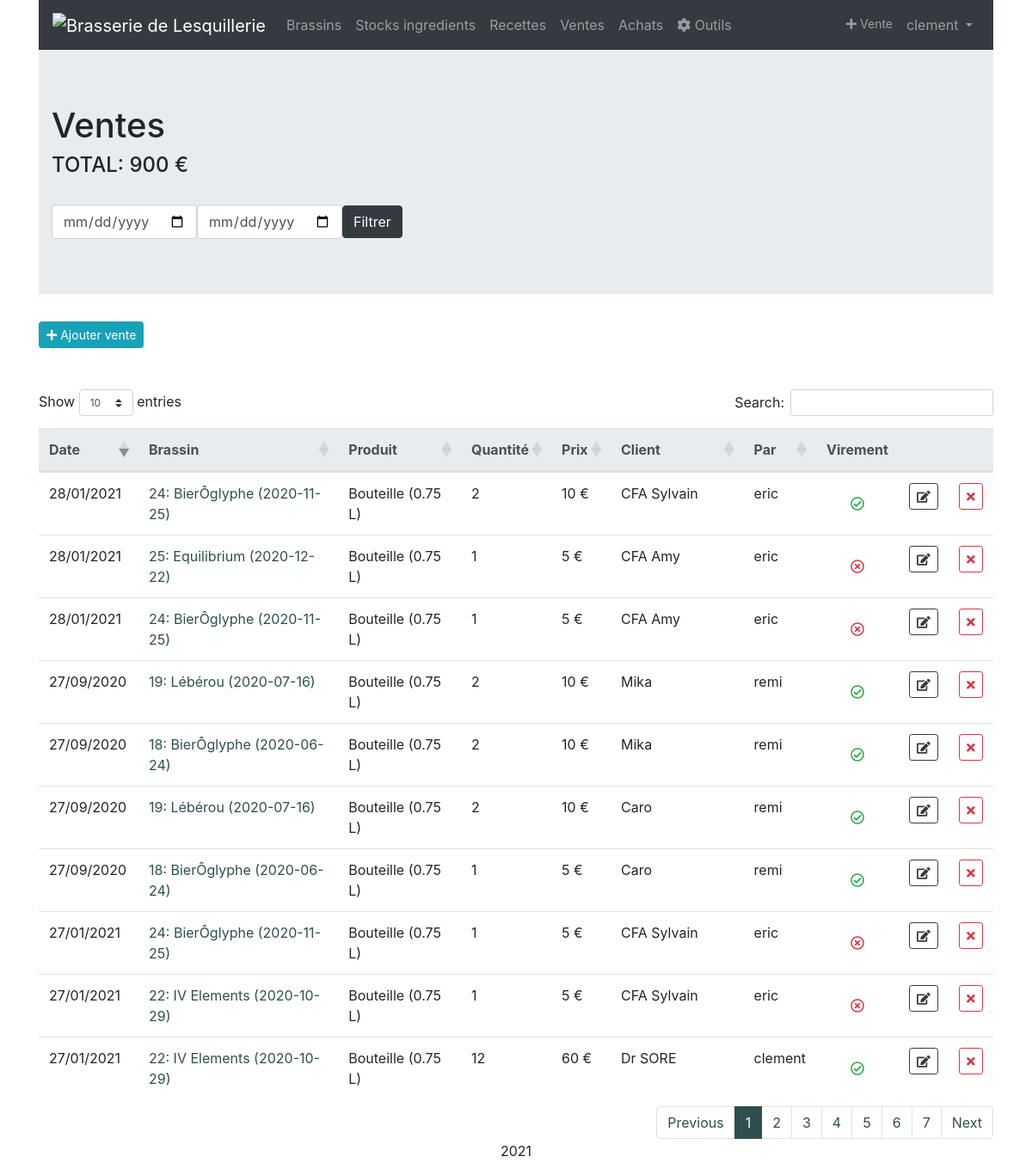
Screenshot of /brasserie/ventes/ (signed in) with the database file from the repository.
### brassin/models.py (models this page shows, shortened)
class Vente(models.Model):
	date_vente = models.DateField(default=datetime.now,null=True)
	brassin_produit = models.ForeignKey(BrassinProduit, on_delete=models.CASCADE)
	quantite = models.PositiveIntegerField()
	client = models.CharField(null=True, blank= True,max_length=30)
	vendeur = models.CharField(null=True, blank= True,max_length=30)
	prix = models.DecimalField(max_digits=6,decimal_places=2)
	virement = models.BooleanField(default=False)
	notes = models.TextField(blank=True,null=True)
	class Meta:
		verbose_name = "Vente"
		ordering = ['date_vente']

class BrassinProduit(models.Model):
	brassin = models.ForeignKey(Brassin, on_delete=models.CASCADE)
	produit = models.ForeignKey(Produit, on_delete=models.PROTECT)
	quantite = models.PositiveIntegerField()
	class Meta:
	    verbose_name = "Produits disponibles"
	    ordering = ['-brassin__date_brassin']

class Brassin(models.Model):
	date_brassin = models.DateField(null=True)
	numero = models.CharField(blank=True,null=True,max_length=30)
	date_mise_bouteille = models.DateField(blank=True,null=True)
	densite_avant_ebullition = models.DecimalField(blank=True,null=True, max_digits=4, decimal_places=3)
	densite_initiale = models.DecimalField(blank=True,null=True, max_digits=4, decimal_places=3)
	densite_finale = models.DecimalField(blank=True,null=True, max_digits=4, decimal_places=3)
	volume_empatage = models.DecimalField(blank=True,null=True, max_digits=5, decimal_places=1)
	volume_rincage_dreches = models.DecimalField(blank=True,null=True, max_digits=5, decimal_places=1)
	volume_mout = models.DecimalField(blank=True,null=True, max_digits=5, decimal_places=1)
	volume_cuve_fermentation = models.DecimalField(blank=True,null=True, max_digits=5, decimal_places=1)
	volume_starter = models.DecimalField(blank=True,null=True, max_digits=5, decimal_places=1,default=0)
	temps_empatage = models.TimeField(blank=True,null=True,default="01:15:00")
	temps_ebullition = models.TimeField(blank=True,null=True,default="01:30:00")
	temps_fermentation = models.TimeField(blank=True,null=True)
	notes = models.TextField(blank=True,null=True)
	resucrage = models.DecimalField(blank=True,null=True, max_digits=2, decimal_places=1)
	ingredient = models.ManyToManyField(Ingredient, through='BrassinIngredient',null=True,blank=True)
	recette = models.ForeignKey(Recette, on_delete=models.SET_NULL, null=True,blank=True)
	fermenteur = models.ForeignKey(Fermenteur, on_delete=models.SET_NULL, null=True,blank=True)
	archive = models.BooleanField(default=False)
	class Meta:
		verbose_name = "Brassin"
		ordering = ['-date_brassin']
	def __str__(self):
	    if not self.recette:
	        return str(self.numero) + ": Sans recette (" + str(self.date_brassin) + ")"
	    return str(self.numero) + ": " + str(self.recette.nom) + " (" + str(self.date_brassin) + ")"

class Recette(models.Model):
	nom = models.CharField(max_length=30)
	type_biere = models.CharField(blank=True,null=True,max_length=30)
	densite_desire = models.DecimalField(blank=True,null=True, max_digits=4, decimal_places=3)
	taux_empatage =  models.DecimalField(max_digits=4, decimal_places=3,default=0.3)
	resucrage = models.DecimalField(blank=True,null=True, max_digits=3, decimal_places=1,default=7)
	notes = models.TextField(blank=True,null=True)
	etiquette = models.ImageField(upload_to = 'recettes',blank=True,null=True)
	class Meta:
		verbose_name = "Recette"
		ordering = ['id']

class Produit(models.Model):
    PRODUIT_TYPE = [('Bouteille','Bouteille'),('Canette','Canette'),('Fut','Fut'),('Autre','Autre')]
    type_produit = models.CharField(null=True,max_length=30,choices=PRODUIT_TYPE,default='Bouteille')
    contenance = models.DecimalField(max_digits=6, decimal_places=2)
    prix = models.DecimalField(null=True, blank= True,max_digits=6,decimal_places=2)
    def __str__(self):
        return str(self.type_produit) + " (" + str(self.contenance) + " L)"

### brassin/views.py (the view)
# urls.py: path('ventes/', views.VentesList, name="ventes_list"),
@login_required
def VentesList(request, date_s=datetime.now().replace(year = datetime.now().year - 1),date_e=datetime.now()):
    if request.method == 'POST':
        date_s = request.POST['date_s']
        date_e = request.POST['date_e']
    else:
        date_s=datetime.now().replace(year = datetime.now().year - 1)
        date_e=datetime.now()
    v = Vente.objects.filter(date_vente__range = [date_s,date_e])
    vm = Vente.objects.filter(date_vente__range = [date_s,date_e]).annotate(month=TruncMonth('date_vente')).values('month').annotate(tot_by_month=Sum('prix')).order_by()
    t = Vente.objects.all().filter(date_vente__range = [date_s,date_e]).aggregate(sum_all=Sum('prix')).get('sum_all')
    return render(request, "brassin/ventes_list.html", {'ventes': v, 'ventes_by_month':vm, 'total_recettes':t,'date_s':date_s})

### brassin/templates/brassin/ventes_list.html (shortened to what this page needs)
{% extends 'base.html' %}
{% load static %}
{% block css %}
<link rel="stylesheet" href="{% static 'brassin/css/style.css' %}" />
{% endblock %}
{% block content %}
<div class="jumbotron jumbotron-fluid">
  <div class="container">
    <h1 class="page-header">Ventes</h1>
    <h4>TOTAL: {{ total_recettes|floatformat }} €</h4>
    <form action="{% url 'ventes_list' %}" method="post" class="form-inline">
      <input type="date" id="date_s" name="date_s" class="form-control">
      <input type="date" id="date_e" name="date_e" class="form-control">
      <button type="submit" class="btn btn-dark">Filtrer</button>
    </form>
  </div>
</div>
<a class="btn btn-info btn-sm" href="{% url 'vente_create' %}"><i class="fas fa-plus"></i>  Ajouter vente</a>
<br/><br/>
<br/>
<table class="table" id="Vente-table">
  <thead class="thead-light">
    <tr>
      <th>Date</th>
      <th>Brassin</th>
      <th>Produit</th>
      <th>Quantité</th>
      <th>Prix</th>
      <th>Client</th>
      <th>Par</th>
      <th>Virement</th>
      <th></th>
      <th></th>
    </tr>
  </thead>
  <tbody>
    {% for vente in ventes %}
    <tr>
      <td>{{ vente.date_vente }}</td>
      <td><a href="{% url 'brassin_consult' vente.brassin_produit.brassin.id %}">{{ vente.brassin_produit.brassin }}</a></td>
      <td>{{ vente.brassin_produit.produit}}</td>
      <td>{{ vente.quantite|floatformat}}</td>
      <td>{{ vente.prix|floatformat }} €</td>
      <td>{{ vente.client }}</td>
      <td>{{ vente.vendeur }}</td>
      <td style="text-align: center;vertical-align: middle;">{% if vente.virement %}<i class="far fa-check-circle" style="color:#28a745"></i>{% else %}<i class="far fa-times-circle" style="color:#dc3545"></i>{% endif %}</td>
      <td><a id="edit_button" class="btn btn-outline-dark btn-sm" href="{% url 'vente_update' vente.id %}"><i class="fas fa-edit"></i></a></td>
      <td><a class="btn btn-outline-danger btn-sm" href="{% url 'vente_delete' vente.id %}"><i class="fas fa-times"></i></a></td>
    </tr>
    {% empty %}
      <tr>
        <td colspan="9" class="text-center bg-warning">Pas encore de vente.</td>
      </tr>
    {% endfor %}
  </tbody>
</table>
{% endblock %}

### templates/base.html (shortened to what this page needs)
{% load static %}
<!DOCTYPE html>
<html lang="fr">
  <head>
    <link rel="stylesheet" href="https://use.fontawesome.com/releases/v5.7.0/css/all.css">
    <link rel="stylesheet" href="https://maxcdn.bootstrapcdn.com/bootstrap/4.0.0/css/bootstrap.min.css">
    <link rel="stylesheet" type="text/css" href="https://cdn.datatables.net/1.10.24/css/dataTables.bootstrap4.min.css"/>
    {% block css %}
    {% endblock %}
  </head>
  <body>
    <div class="container">
      <nav class="navbar navbar-expand-sm bg-dark navbar-dark sticky-top bg-faded">
        <a class="navbar-brand" href="{% url 'home' %}"><img src="" alt="{{ user.profile.brasserie }}" href="{% url 'home' %}"></a>
        <div class="collapse navbar-collapse" id="collapsibleNavbar">
          <ul class="navbar-nav">
            <li class="nav-item">
              <a class="nav-link" href="{% url 'brassin_list' %}">Brassins</a>
            </li>
            <li class="nav-item">
              <a class="nav-link" href="{% url 'ingredients_list' %}">Stocks ingredients</a>
            </li>
            <li class="nav-item">
              <a class="nav-link" href="{% url 'recettes_list' %}">Recettes</a>
            </li>
            <li class="nav-item">
              <a class="nav-link" href="{% url 'ventes_list' %}">Ventes</a>
            </li>
            <li class="nav-item">
              <a class="nav-link" href="{% url 'achats_list' %}">Achats</a>
            </li>
            <li class="nav-item">
              <a class="nav-link" href="{% url 'outils' %}"><i class="fa fa-cog" aria-hidden="true"></i>   Outils</a>
            </li>
          </ul>
          <ul class="navbar-nav ml-auto">
            <li class="nav-item">
              <a class="nav-link btn-outline-info btn-sm" href="{% url 'vente_create' %}"><i class="fas fa-plus"></i>  Vente</a>
            </li>
            <li class="nav-item dropdown">
              <a class="nav-link dropdown-toggle" href="#" id="navbardrop" data-toggle="dropdown">
                {% if user.is_authenticated %}
                  {{ user.get_username }}
                {% endif %}
              </a>
            </li>
          </ul>
        </div>
      </nav>
      {% block content %}
      {% endblock %}
      <footer class="container-fluid bg-4 text-center">
          <p>2021</p>
      </footer>
    </div>
  </body>
</html>

### brassin/static/brassin/css/style.css (style rules this page uses)
a { color: darkslategray; }

### rows the page displays
Vente: date_vente "27/09/2020", brassin_produit.brassin "19: Lébérou (2020-07-16)", brassin_produit.produit "Bouteille (0.75 L)", quantite "2", prix "10", client "Mika", vendeur "remi", virement True (drawn)
Vente: date_vente "27/09/2020", brassin_produit.brassin "18: BierÔglyphe (2020-06-24)", brassin_produit.produit "Bouteille (0.75 L)", quantite "2", prix "10", client "Mika", vendeur "remi", virement True (drawn)
Vente: date_vente "27/09/2020", brassin_produit.brassin "19: Lébérou (2020-07-16)", brassin_produit.produit "Bouteille (0.75 L)", quantite "2", prix "10", client "Caro", vendeur "remi", virement True (drawn)
Vente: date_vente "27/09/2020", brassin_produit.brassin "18: BierÔglyphe (2020-06-24)", brassin_produit.produit "Bouteille (0.75 L)", quantite "1", prix "5", client "Caro", vendeur "remi", virement True (drawn)
Vente: date_vente "27/01/2021", brassin_produit.brassin "24: BierÔglyphe (2020-11-25)", brassin_produit.produit "Bouteille (0.75 L)", quantite "1", prix "5", client "CFA Sylvain", vendeur "eric", virement False (drawn)
Vente: date_vente "27/01/2021", brassin_produit.brassin "22: IV Elements (2020-10-29)", brassin_produit.produit "Bouteille (0.75 L)", quantite "1", prix "5", client "CFA Sylvain", vendeur "eric", virement False (drawn)
Vente: date_vente "27/01/2021", brassin_produit.brassin "22: IV Elements (2020-10-29)", brassin_produit.produit "Bouteille (0.75 L)", quantite "12", prix "60", client "Dr SORE", vendeur "clement", virement True (drawn)
Vente: date_vente "28/01/2021", brassin_produit.brassin "24: BierÔglyphe (2020-11-25)", brassin_produit.produit "Bouteille (0.75 L)", quantite "2", prix "10", client "CFA Sylvain", vendeur "eric", virement True (drawn)
Vente: date_vente "28/01/2021", brassin_produit.brassin "25: Equilibrium (2020-12-22)", brassin_produit.produit "Bouteille (0.75 L)", quantite "1", prix "5", client "CFA Amy", vendeur "eric", virement False (drawn)
Vente: date_vente "28/01/2021", brassin_produit.brassin "24: BierÔglyphe (2020-11-25)", brassin_produit.produit "Bouteille (0.75 L)", quantite "1", prix "5", client "CFA Amy", vendeur "eric", virement False (drawn)

### other values shown
{{ user.get_username }} "clement"
{{ total_recettes|floatformat }} "900"
